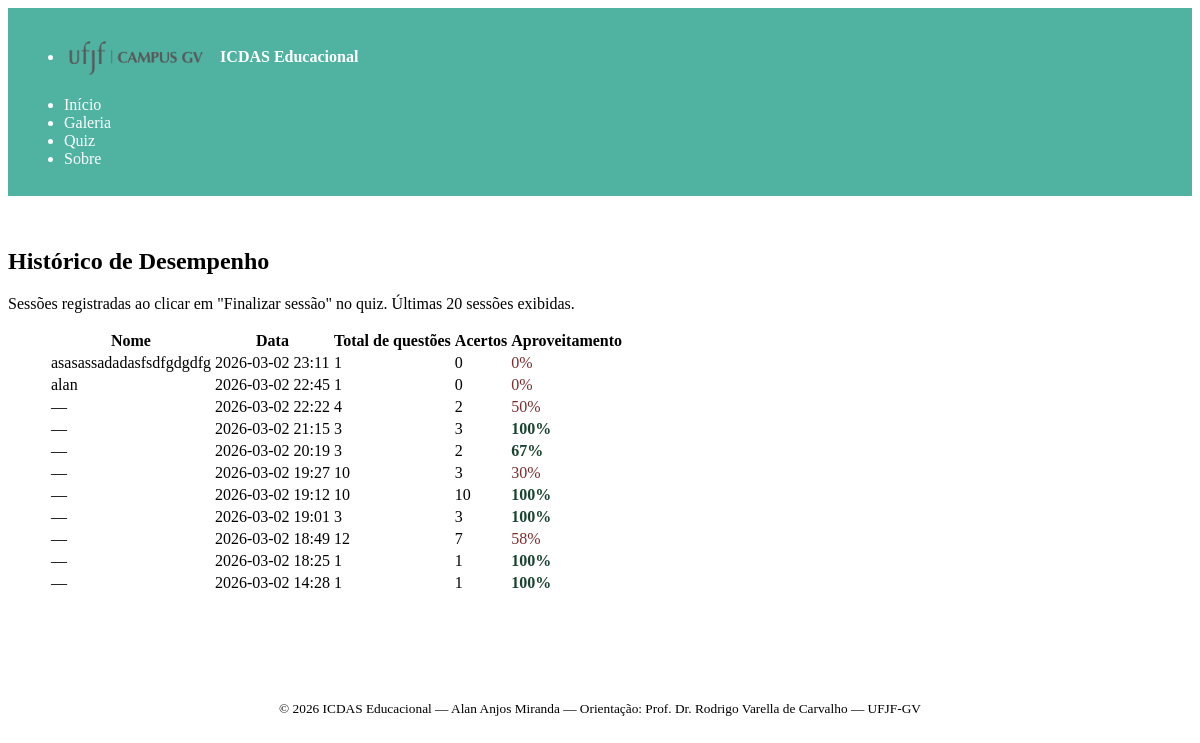
Before: /scores with the older database file.
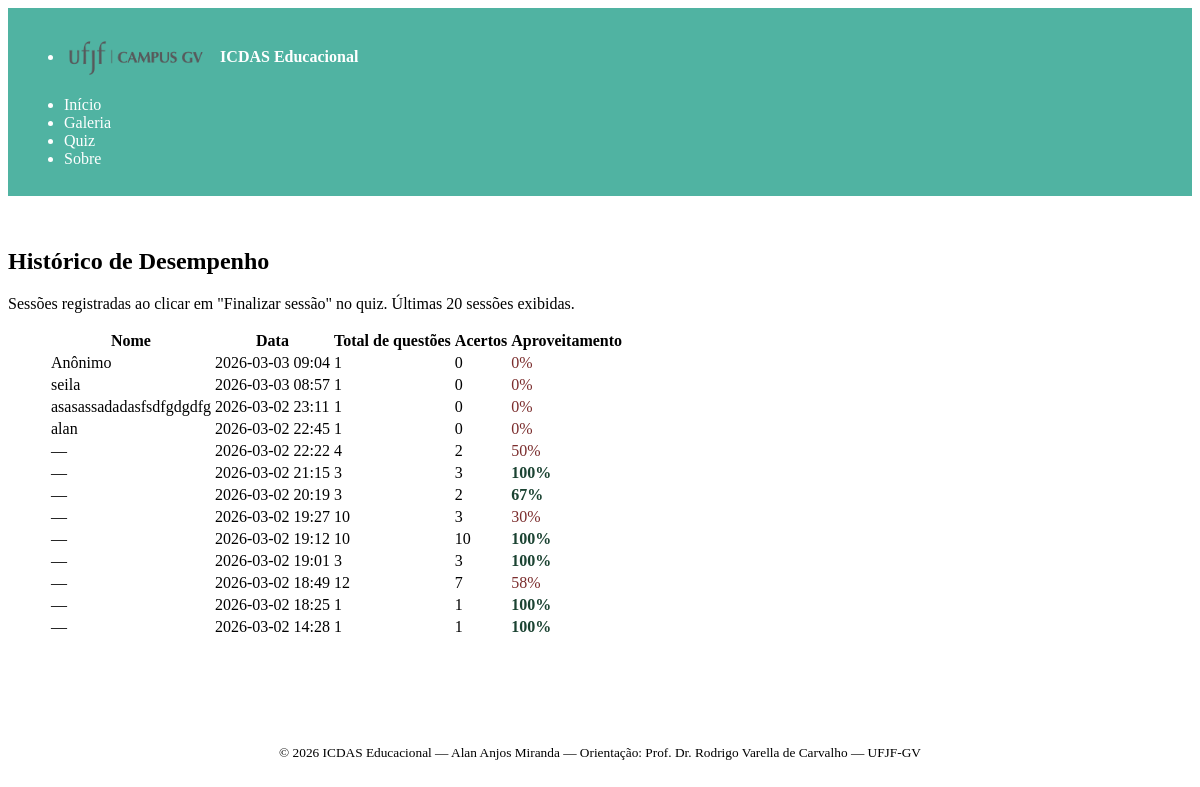
After: the same page with the newer database file.
### tables this page shows
CREATE TABLE scores (
            id      INTEGER PRIMARY KEY AUTOINCREMENT,
            data    TEXT    NOT NULL,
            total   INTEGER NOT NULL,
            acertos INTEGER NOT NULL
        , nome TEXT NOT NULL DEFAULT '', ip TEXT NOT NULL DEFAULT '');

### app.py (the view)
@app.route("/scores")
@limiter.limit("30 per minute")
def scores():
    db = get_db()
    try:
        historico = db.execute(
            "SELECT * FROM scores ORDER BY id DESC LIMIT 20"
        ).fetchall()
    finally:
        db.close()
    return render_template("scores.html", historico=historico)

### app.py (called while the page is built, shortened)
def get_db():
    db = sqlite3.connect(DB_PATH, timeout=10)
    db.row_factory = sqlite3.Row
    return db

def _get_asset_hash(filename: str) -> str:
    return _asset_hashes[filename]

@app.context_processor
def inject_globals():
    def versioned_url(filename):
        return url_for("static", filename=filename) + "?v=" + _get_asset_hash(filename)
    return {"now": _NOW, "versioned_url": versioned_url}

### templates/scores.html (shortened to what this page needs)
{% extends "base.html" %}
{% block content %}
<hgroup>
    <h2>Histórico de Desempenho</h2>
    <p>Sessões registradas ao clicar em "Finalizar sessão" no quiz. Últimas 20 sessões exibidas.</p>
</hgroup>
{% if historico %}
<figure class="scores-figure">
    <table>
        <thead>
            <tr>
                <th scope="col">Nome</th>
                <th scope="col">Data</th>
                <th scope="col">Total de questões</th>
                <th scope="col">Acertos</th>
                <th scope="col">Aproveitamento</th>
            </tr>
        </thead>
        <tbody>
            {% for s in historico %}
            {% set pct = (s["acertos"] / s["total"] * 100) | round | int if s["total"] > 0 else none %}
            <tr>
                <td>{{ s["nome"] or "—" }}</td>
                <td>{{ s["data"] }}</td>
                <td>{{ s["total"] }}</td>
                <td>{{ s["acertos"] }}</td>
                <td>
                    {% if pct is not none %}
                        {% if pct >= 60 %}
                            <strong class="text-success">{{ pct }}%</strong>
                        {% else %}
                            <span class="text-danger">{{ pct }}%</span>
                        {% endif %}
                    {% else %}
                        <span>—</span>
                    {% endif %}
                </td>
            </tr>
            {% endfor %}
        </tbody>
    </table>
</figure>
{% else %}
<article>
    <p>Nenhuma sessão registrada ainda.</p>
    <p>Complete algumas questões no quiz e clique em <strong>"Finalizar sessão"</strong> para registrar sua pontuação aqui.</p>
    <a href="{{ url_for('quiz') }}" role="button">Ir para o Quiz</a>
</article>
{% endif %}
{% endblock %}

### templates/base.html (shortened to what this page needs)
<!DOCTYPE html>
<html lang="pt-BR" data-theme="light">
<head>
    <link rel="stylesheet"
          href="https://cdn.jsdelivr.net/npm/@picocss/pico@2/css/pico.min.css"
>
    <link rel="stylesheet" href="{{ versioned_url('css/custom.css') }}">
</head>
<body>
    <header role="banner">
        <nav class="container">
            <ul>
                <li>
                    <img src="{{ url_for('static', filename='imagens/logo-ufjf-gv.webp') }}"
                         alt="Logo UFJF-GV" class="logo-ufjf">
                    <strong>ICDAS Educacional</strong>
                </li>
            </ul>
            <ul>
                <li><a href="{{ url_for('home') }}"{% if request.endpoint == 'home' %} aria-current="page"{% endif %}>Início</a></li>
                <li><a href="{{ url_for('galeria') }}"{% if request.endpoint == 'galeria' %} aria-current="page"{% endif %}>Galeria</a></li>
                <li><a href="{{ url_for('quiz') }}"{% if request.endpoint in ('quiz', 'quiz_finalizar', 'quiz_resetar', 'quiz_modo') %} aria-current="page"{% endif %}>Quiz</a></li>
                <li><a href="{{ url_for('sobre') }}"{% if request.endpoint == 'sobre' %} aria-current="page"{% endif %}>Sobre</a></li>
            </ul>
        </nav>
    </header>
    <main class="container">
        {% block content %}{% endblock %}
    </main>
    <footer class="container">
        <small>
            &copy; {{ now.year }} ICDAS Educacional &mdash;
            Alan Anjos Miranda &mdash;
            Orientação: Prof. Dr. Rodrigo Varella de Carvalho &mdash;
            UFJF-GV
        </small>
    </footer>
</body>
</html>

### static/css/custom.css (style rules this page uses)
:root { --pico-primary: #50b3a2; --pico-primary-hover: #3d9a8b; --pico-primary-focus: rgba(80, 179, 162, 0.3); --pico-primary-inverse: #fff; --pico-font-family-sans-serif: Arial, sans-serif; }
header[role="banner"] { background: var(--pico-primary); color: #fff; padding: 0.75rem 0; margin-bottom: 0; }
header[role="banner"] nav { margin: 0 auto; max-width: 1200px; padding: 0 1rem; }
header[role="banner"] a, header[role="banner"] strong { color: #fff; text-decoration: none; }
.logo-ufjf { height: 44px; vertical-align: middle; margin-right: 0.5rem; }
main.container { padding-top: 2rem; padding-bottom: 2rem; }
.text-success { color: #1b4332; }
.text-danger { color: #7b2d2d; }
footer { border-top: 1px solid var(--pico-muted-border-color); margin-top: 2rem; padding-top: 1.5rem; padding-bottom: 1.5rem; text-align: center; }

Changed rows visible on the page:
added scores: nome "Anônimo", data "2026-03-03 09:04", total "1", acertos "0"
added scores: nome "seila", data "2026-03-03 08:57", total "1", acertos "0"
